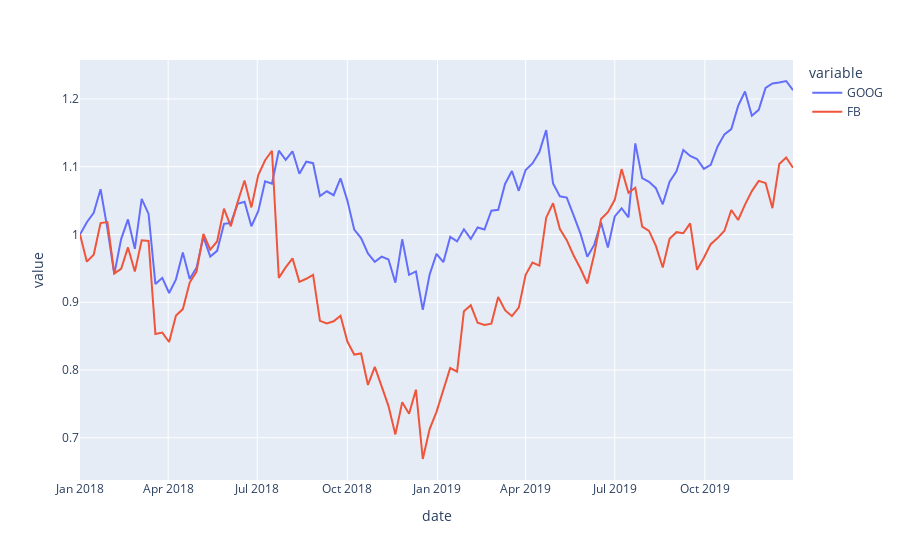

The code cell stored with this chart in its notebook:
### Code cell
# Comparando a evolução das ações do Google x Facebook
fig = px.line(stocks, x='date', y=['GOOG', 'FB'])
fig.show()
